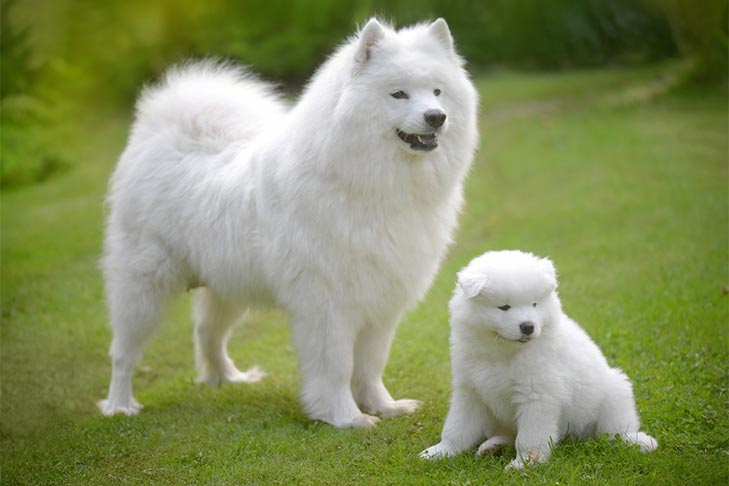
#> input picture images/dog.jpg, 729 x 486 px
$ python histograms.py
#> lines starting #> are read from the running program, lines starting #| are printed output that depends on the picture
#import opencv library
import cv2 as cv
from matplotlib import pyplot as plt

#read the grayscale image from computer
img_gray = cv.imread('images/dog.jpg', 0)
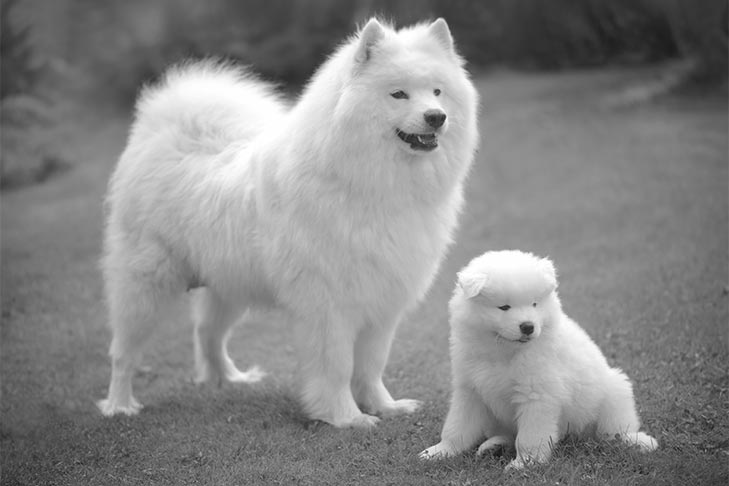
#> img_gray: shape (486, 729); min 10, max 255, mean 135.2
cv.imshow('grayscale image', img_gray)

plt.hist(img_gray.ravel(), 256, [0, 256])
plt.show()
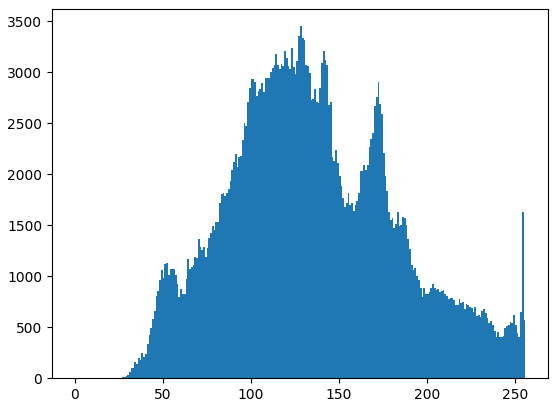
#> figure drawn by matplotlib, 1 panel; tallest bar 3452 high, from x = 128 to 129

cv.waitKey(0)

$ run again, with images/ad_d1.jpg copied over images/dog.jpg
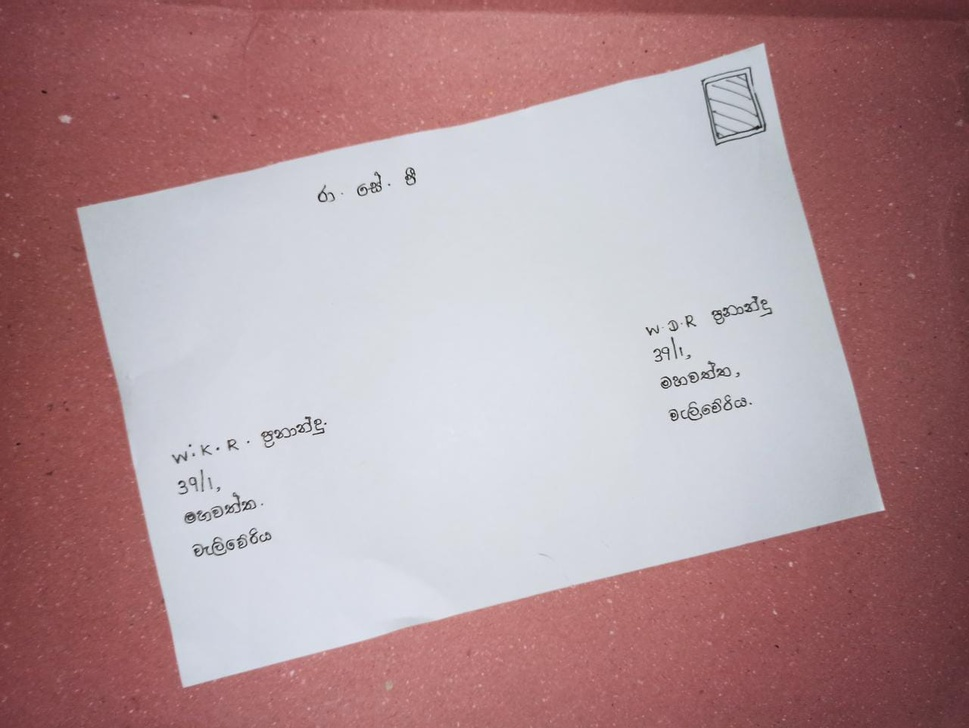
#> input picture images/ad_d1.jpg, 969 x 728 px, shrunk from 1280 x 961 before the run
#> `img_gray = cv.imread('images/dog.jpg', 0)`:
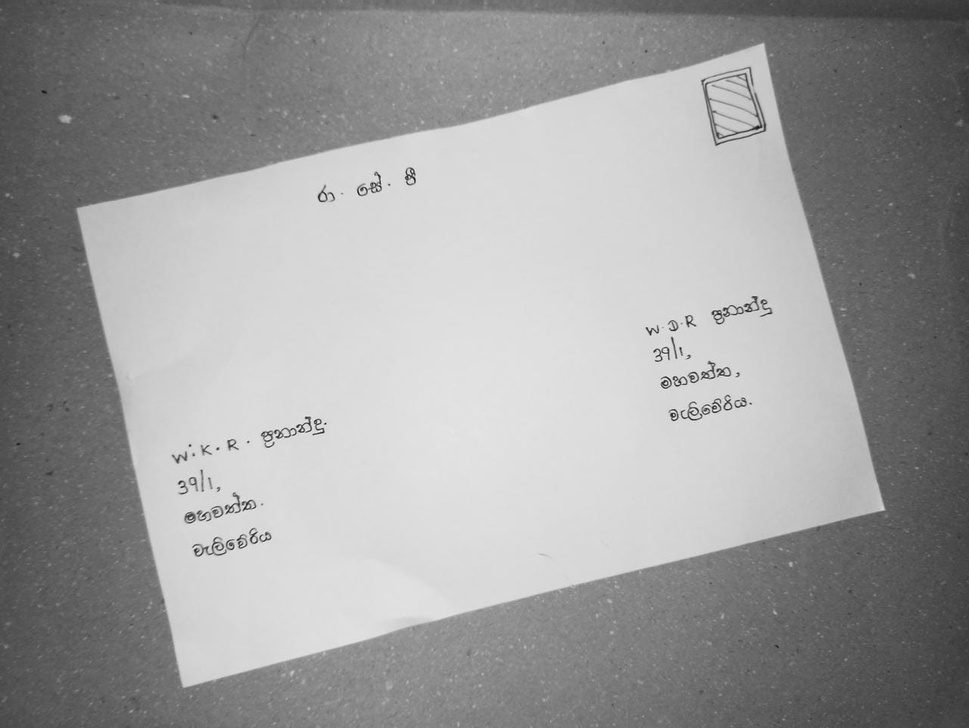
#> img_gray: shape (728, 969); min 20, max 246, mean 157.1
#> `plt.show()`:
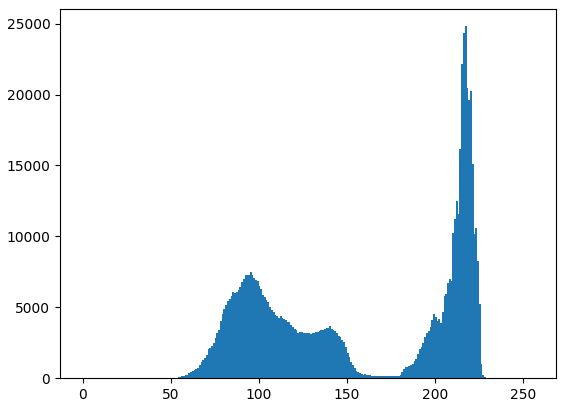
#> figure drawn by matplotlib, 1 panel; tallest bar 24820 high, from x = 217 to 218

$ run again, with images/ad_d5.jpg copied over images/dog.jpg
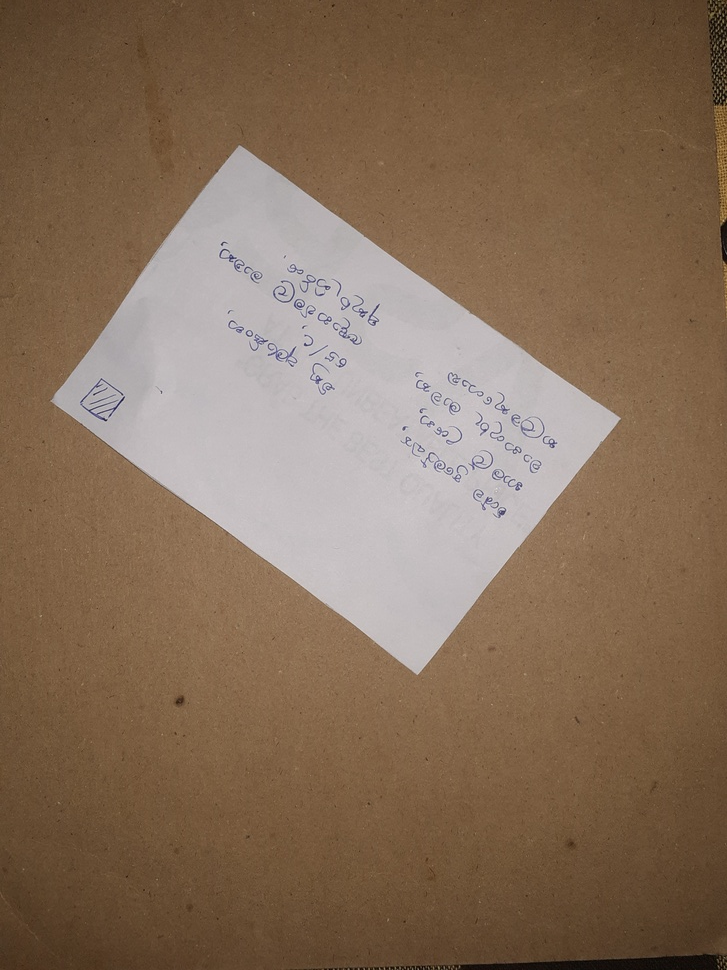
#> input picture images/ad_d5.jpg, 727 x 970 px, shrunk from 3096 x 4128 before the run
#> `img_gray = cv.imread('images/dog.jpg', 0)`:
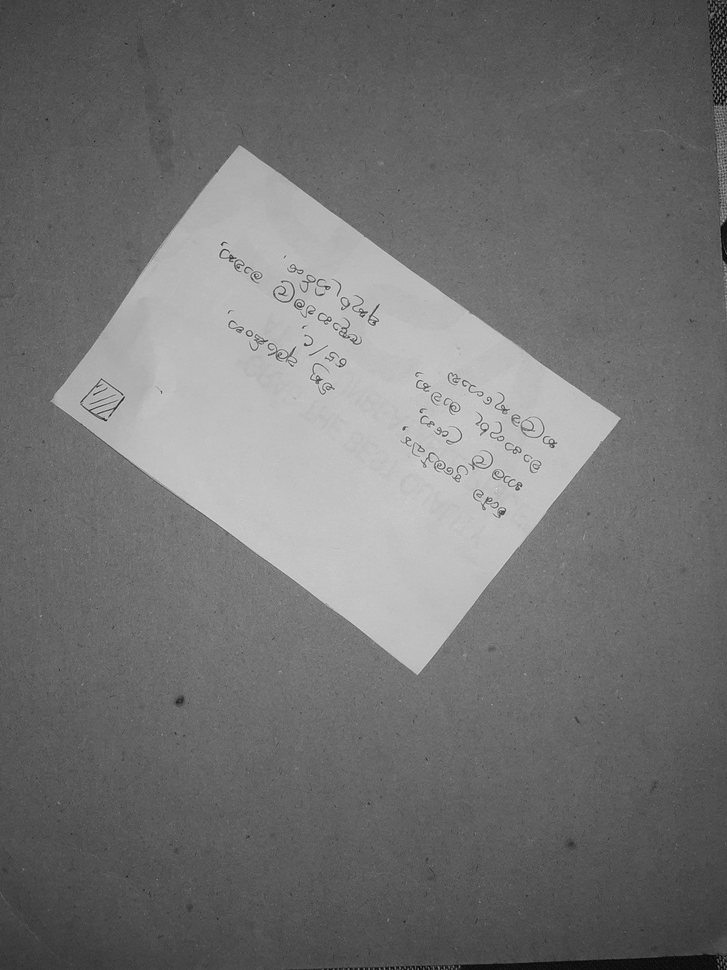
#> img_gray: shape (970, 727); min 0, max 227, mean 114.7
#> `plt.show()`:
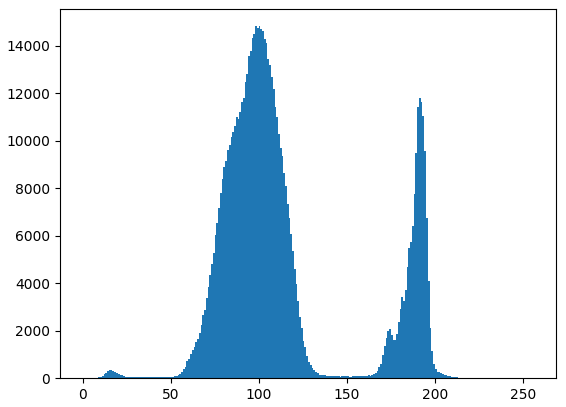
#> figure drawn by matplotlib, 1 panel; tallest bar 14818 high, from x = 98 to 99
